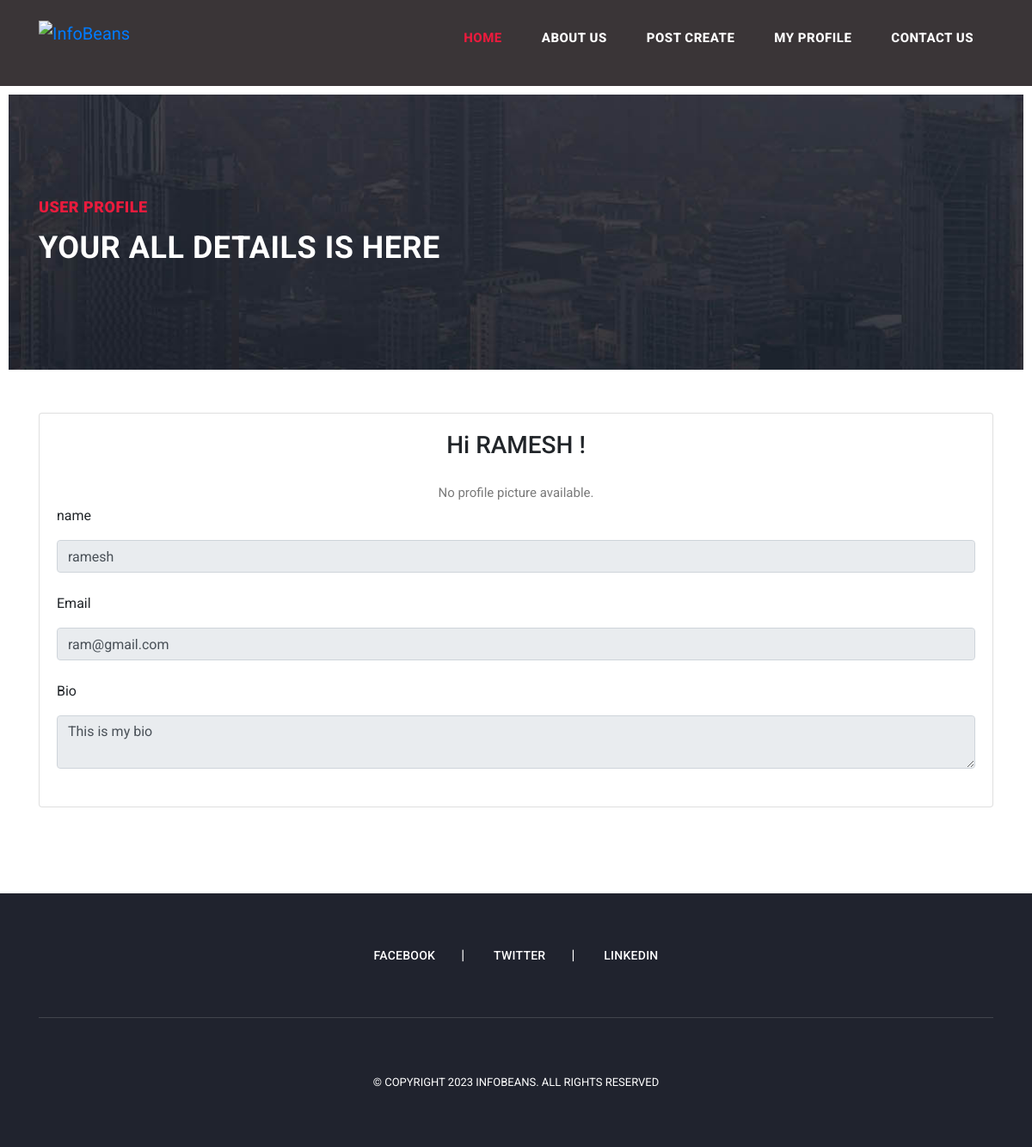
The page /blog_app/myprofile/ (signed in) on the database its author committed.
### infobeans_todolist/models.py (models this page shows, shortened)
class UserProfile(models.Model):
    user            = models.OneToOneField(User, on_delete=models.CASCADE)
    name            = models.CharField(max_length=150)
    email           = models.EmailField()
    profile_photo   = models.ImageField(upload_to='profile_photos', blank=True)
    bio             = models.TextField(blank=True)
    created_at      = models.DateTimeField(auto_now_add=True)
    class Meta:
        app_label   = 'todolist_app'

### blog_app/views.py (the view)
# urls.py: path('myprofile/',views.my_profile,name='myprofile'),
def my_profile(request):
    try:
        user_profile = UserProfile.objects.get(user=request.user)
        context = {
            'user': user_profile
        }
        return render(request, 'blog_app/myprofile.html', context)
    except UserProfile.DoesNotExist:
        messages.warning(request, 'User profile does not exist.')
        return redirect('blog_app/index.html')  # Redirect to a relevant page

### templates/blog_app/myprofile.html
{% extends "blog_app/base.html" %}
{% block body_block %}
{% load static %}
    <div class="heading-page header-text">
      <section class="page-heading">
        <div class="container">
          <div class="row">
            <div class="col-lg-12">
              <div class="text-content">
                <h4>User Profile</h4>
                <h2>Your all details is here</h2>
              </div>
            </div>
          </div>
        </div>
      </section>
    </div>
    <div class="container">
        <div class="row" style="margin-top:50px">
            <div class="col-md-12">
                <div class="card card-white mt-100">
                    <div class="card-body">
                          <form enctype="multipart/form-data"id="contact-form" class="contact__form" method="POST">
                            <center>
                                <h3 class="text-md mb-4">
                                    Hi {{ user.name|upper }} !
                                </h3>
                            </center>
                            <center>
                                {% if user.profile_photo %}
                                <img  class="img-profile-pic" src="{{ user.profile_photo.url }}" alt="Profile Picture">
                                {% else %}
                                <p>No profile picture available.</p>
                                {% endif %}
                            </center>
                            <label>name</label>
                            <input class="form-control mt-2 mb-4" type="text" value="{{user.name}}" disabled>
                            <label>Email</label>
                            <input class="form-control mt-2 mb-4" type="text" value="{{user.email}}" disabled>
                            <label>Bio</label>
                              <textarea class="form-control mt-2 mb-4"  disabled>{{ user.bio }}</textarea>
                      </form>
                    </div>
                </div>
            </div>
        </div>
    </div>
{% endblock %}

### static/blog_app/css/templatemo-stand-blog.css (style rules this page uses)
body { font-family: 'Roboto', sans-serif; overflow-x: hidden; text-rendering: optimizeLegibility; -webkit-font-smoothing: antialiased; -moz-osx-font-smoothing: grayscale; }
p { margin-bottom: 0px; font-size: 15px; font-weight: 400; color: #7a7a7a; line-height: 30px; }
h1,h2,h3,h4,h5,h6 { margin: 0px; }
.heading-page { padding-top: 110px; }
.page-heading { margin: 0px 10px; padding: 120px 0px; text-align: left; background-position: center center; background-repeat: no-repeat; background-size: cover; background-image: url(../images/heading-bg.jpg); }
.page-heading .text-content h4 { color: #ea1b3d; font-size: 18px; text-transform: uppercase; font-weight: 900; letter-spacing: 0.5px; margin-bottom: 15px; }
.page-heading .text-content h2 { color: #fff; font-size: 36px; font-weight: 700; text-transform: uppercase; letter-spacing: 0.5px; }

### rows shown on the page
UserProfile: name "RAMESH", name "ramesh", email "ram@gmail.com", bio "This is my bio"
